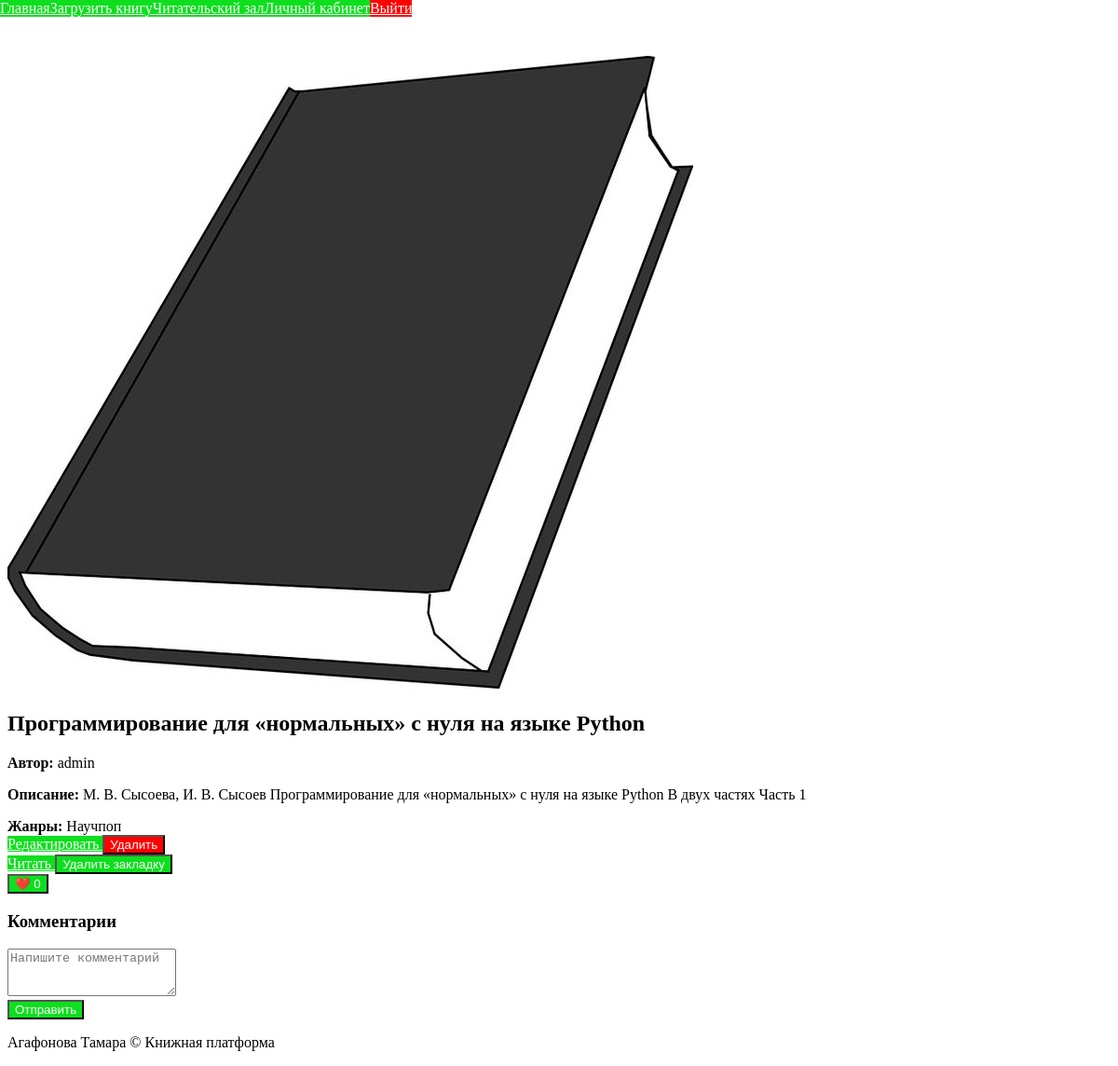
The app's page /books/1 (signed in), older data.
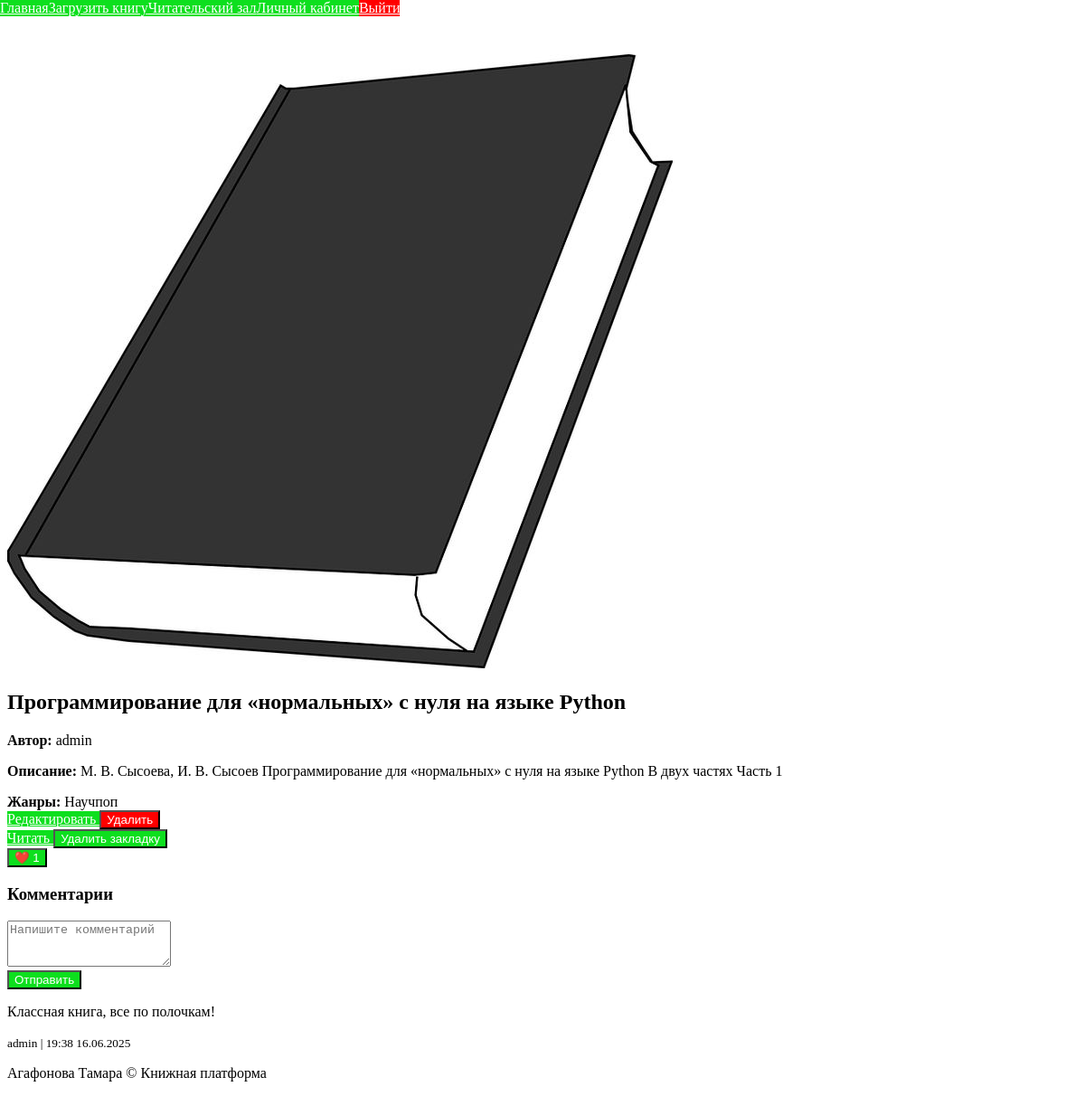
The same page, newer data.
### app/books/models.py (models this page shows)
class Genre(db.Model):
    __tablename__ = 'genres'
    id = db.Column(db.Integer, primary_key=True)
    name = db.Column(db.String(50), unique=True, nullable=False)
    books = db.relationship('Book', secondary='book_genres', back_populates='genres')

class Comment(db.Model):
    __tablename__ = 'comments'
    id = db.Column(db.Integer, primary_key=True)
    user_id = db.Column(db.Integer, db.ForeignKey('users.id'))
    book_id = db.Column(db.Integer, db.ForeignKey('books.id'))
    text = db.Column(db.Text, nullable=False)
    created_at = db.Column(db.DateTime, default=datetime.now)
    username = db.relationship('User', backref='comment')

### app/auth/models.py (models this page shows, shortened)
class User(db.Model, UserMixin):
    __tablename__ = 'users'
    id = db.Column(db.Integer, primary_key=True)
    username = db.Column(db.String(100), unique=True, nullable=False)
    email = db.Column(db.String(120), unique=True, nullable=False)
    password_hash = db.Column(db.String(255), nullable=False)
    role = db.Column(db.Enum(UserRole), default=UserRole.USER)
    first_name = db.Column(db.String(50))
    last_name = db.Column(db.String(50))
    bio = db.Column(db.Text)
    avatar = db.Column(db.String(255))
    created_at = db.Column(db.DateTime, default=datetime.now)
    last_login = db.Column(db.DateTime)
    books = db.relationship('Book', backref='author', lazy='dynamic')
    reading_clubs = db.relationship('ReadingClub', secondary='club_members', back_populates='members')
    recommendations = db.relationship('BookRecommendation', backref='user')
    is_active_status = db.Column(db.Boolean, default=True)
    blocked_until = db.Column(db.DateTime, nullable=True)
    block_reason = db.Column(db.String(255), nullable=True)
    failed_login_attempts = db.Column(db.Integer, default=0)
    last_failed_login = db.Column(db.DateTime, nullable=True)
    @property
    def is_active(self):
        if not self.is_active_status:
            return False
        if self.blocked_until and self.blocked_until > datetime.now():
            return False
        if self.blocked_until and self.blocked_until <= datetime.now():
            self.blocked_until = None
            self.failed_login_attempts = 0
        return True

### app/books/routes.py (the view, shortened to what this page needs)
@books_bp.route('/<int:book_id>', methods=['GET', 'POST', 'DELETE'])
@login_required
def book_details(book_id):
    book = Book.query.options(
        joinedload(Book.comments).joinedload(Comment.username)
    ).get_or_404(book_id)
    user_bookmark = None
    current_user_liked = False
    if current_user.is_authenticated:
        user_bookmark = Bookmark.query.filter_by(
            user_id=current_user.id,
            book_id=book_id
        ).first()
        current_user_liked = Like.query.filter_by(
            user_id=current_user.id,
            book_id=book_id
        ).first() is not None
    comment_form = CommentForm()
    like_form = LikeForm()
    if request.method == 'GET':
        return render_template('books/book_detail.html',
            book=book,
            user_bookmark=user_bookmark,
            current_user_liked=current_user_liked,
            form=comment_form,
            like_form=like_form,
            UserRole=UserRole
        )

### app/books/forms.py
class CommentForm(FlaskForm):
    text = TextAreaField('Комментарий', validators=[
        DataRequired(message='Комментарий не может быть пустым'),
        Length(min=1, max=1000, message='Комментарий должен быть от 1 до 1000 символов')
    ])

class LikeForm(FlaskForm):
    pass  # Пустая форма, нужна только для CSRF токена

### app/templates/books/book_detail.html (shortened to what this page needs)
{% extends "base.html" %}
{% block content %}
<div class="mui-container">
    <div class="mui-panel">
        <div class="mui-row">
            <div class="mui-col-md-4">
                {% if book.cover_image %}
                    <img src="{{ url_for('static', filename='default_cover.jpg') }}" alt="{{ book.title }}" style="position:relative; max-width: 100%;" class="mui-img--responsive">
                {% else %}
                    <img src="{{ url_for('static', filename='default_cover.jpg') }}" alt="{{ book.title }}" style="max-width: 100%;" class="mui-img--responsive">
                {% endif %}
            </div>
            <div class="mui-col-md-8">
                <h2>{{ book.title }}</h2>
                <div class="book-details">
                    <p><strong>Автор:</strong> {{ book.author.username }}</p>
                    <p><strong>Описание:</strong> {{ book.description }}</p>
                    <div class="book-genres">
                        <strong>Жанры:</strong>
                        {% for genre in book.genres %}
                            <span class="mui-badge">{{ genre.name }}</span>
                        {% endfor %}
                    </div>
                </div>
                {% if current_user == book.author %}
                <div class="book-actions">
                    <a href="{{ url_for('books.edit_book', book_id=book.id) }}" class="mui-btn mui-btn--primary">
                        Редактировать
                    </a>
                    <button class="mui-btn mui-btn--danger" onclick="deleteBook({{ book.id }})">
                        Удалить
                    </button>
                </div>
                {% endif %}
            </div>
        </div>
        <div class="book-read-actions">
            <a href="{{ url_for('books.read_book', book_id=book.id) }}" class="mui-btn mui-btn--raised">
                Читать
            </a>
            {% if current_user.is_authenticated %}
            <button
                id="bookmark-button"
                class="mui-btn {{ 'mui-btn--primary bookmark-active' if user_bookmark else 'mui-btn--primary' }}"
                onclick="toggleBookmark({{ book.id }}, {{ user_bookmark.page if user_bookmark else 1 }})"
            >
                {{ 'Удалить закладку' if user_bookmark else 'Добавить закладку' }}
            </button>
            {% endif %}
        </div>
        <div class="book-interactions">
            <div class="likes-section">
                <form method="POST" action="{{ url_for('books.toggle_like', book_id=book.id) }}" style="display: inline;">
                    <button
                        type="submit"
                        class="mui-btn {{ 'mui-btn--primary' if current_user_liked else 'mui-btn--raised' }}"
                    >
                        ❤️ {{ book.likes|length }}
                    </button>
                </form>
            </div>
            <div class="comments-section">
                <h3>Комментарии</h3>
                {% if current_user.is_authenticated %}
                <form method="POST" action="{{ url_for('books.add_comment', book_id=book.id) }}" class="mui-form">
                    <div class="mui-textfield">
                        {{ form.text(placeholder="Напишите комментарий", rows=3) }}
                    </div>
                    <button type="submit" class="mui-btn mui-btn--primary">Отправить</button>
                </form>
                {% endif %}
                <div id="comments-list" class="mui-panel">
                    {% for comment in book.comments %}
                    <div class="comment" id="comment-{{ comment.id }}">
                        <p>{{ comment.text }}</p>
                        <small>{{ comment.username.username }} | {{ comment.created_at.strftime("%H:%M %d.%m.%Y") }}</small>
                    </div>
                    {% endfor %}
                </div>
            </div>
        </div>
    </div>
</div>
{% endblock %}

Row changes from the older to the newer data that the page shows:
added Comment: text "Классная книга, все по полочкам!", username.username "admin", created_at "19:38 16.06.2025"
Text that changed along with them:
{{ book.likes|length }}: "0" → "1"
